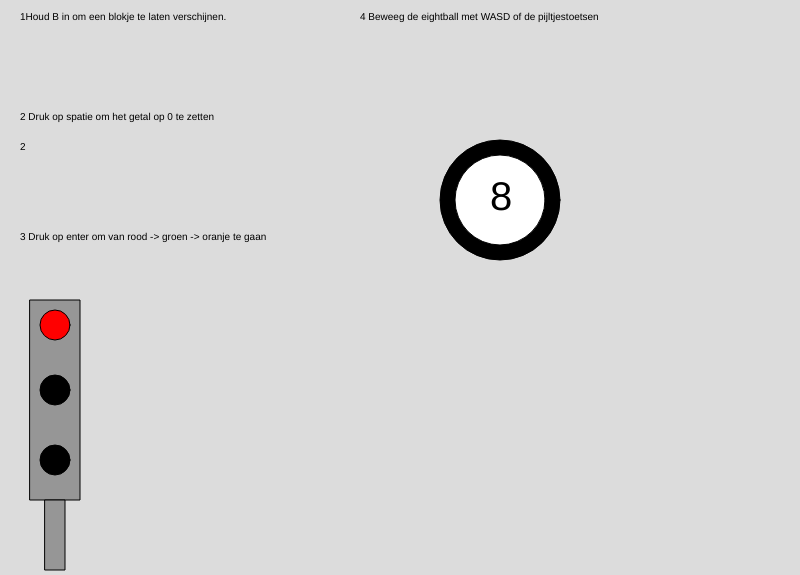
Frame 1 (no input)
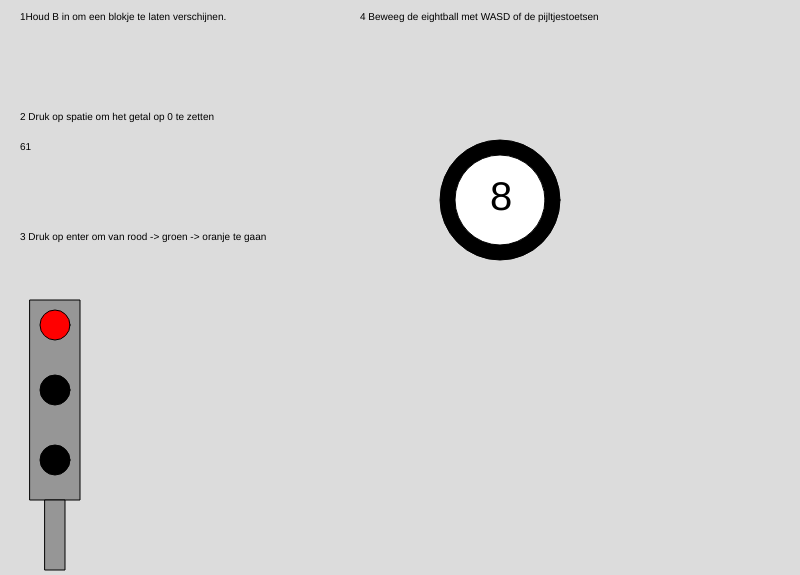
Frame 60 (no input)
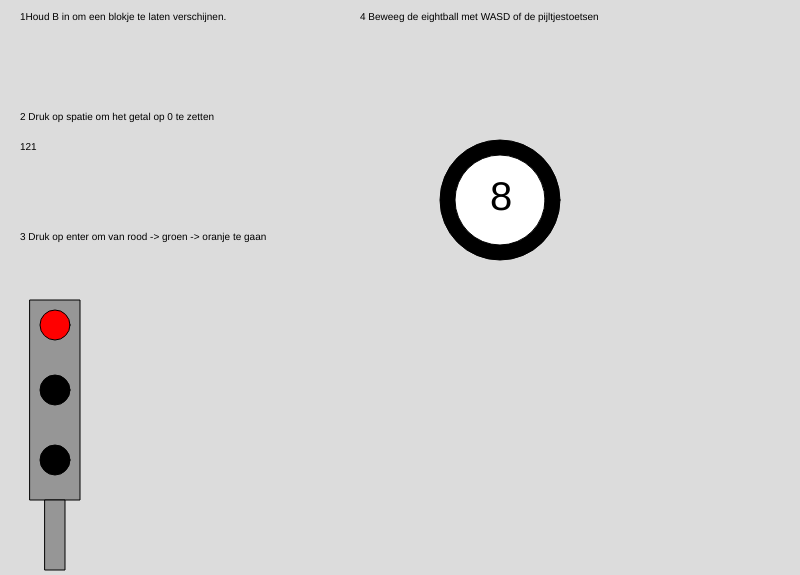
Frame 120 (the mouse pressed at the canvas centre since frame 60)

The p5.js sketch that drew these frames (run headless with seeded random() and noise() and a simulated clock; from frame 60 on, the mouse is pressed at the canvas centre):

// p5.js sketch
// ── sketch.js
/// variabl opdr2
let teller = 1
// vari opdr 3
let trafficlight = 0;
let circlelight1 = 'red';
let circlelight2 = 'black';
let circlelight3 = 'black';
// variablen opdr 4
let eightballXPositie = 500;
let eightballYPosition = 200;

function setup() {
  createCanvas(800, 575);
}

function draw() {
  background(220);
  fill(0, 0, 0);
  textSize(10)
  text("1Houd B in om een blokje te laten verschijnen.", 20, 20);
  text("2 Druk op spatie om het getal op 0 te zetten", 20, 120);
  text("3 Druk op enter om van rood -> groen -> oranje te gaan", 20, 240);
  text("4 Beweeg de eightball met WASD of de pijltjestoetsen", 360, 20);
  // opdracht 2
  //teller
  teller += 1
  if (keyIsDown(32)) {
    teller = 0

  }

  if (teller == 500) {
    teller = 0
  }
  // opdracht 1
  //kubus
  fill(255, 255, 255);
  if (keyIsDown(66)) {
    rect(20, 50, 60, 60);
  }
  //opdracht 3
  //stoplicht
  fill(0, 0, 0);
  text(teller, 20, 150);
  fill(150, 150, 150);
  rect(30, 300, 50, 200);
  rect(45, 500, 20, 70);
  //lichten
  fill(circlelight1);
  circle(55, 325, 30, 20);
  fill(circlelight2);
  circle(55, 390, 30, 20);
  fill(circlelight3);
  circle(55, 460, 30, 20);

  //opdracht4
  // 8 ball
  fill(0, 0, 0);
  circle(eightballXPositie, eightballYPosition, 120);
  fill(255, 255, 255);
  circle(eightballXPositie, eightballYPosition, 90)
  fill(0, 0, 0);
  textSize(40)
  text("8", eightballXPositie - 10, eightballYPosition + 10);

}

function keyPressed() {
  //console.log(keyCode);

  // We drukken op enter
  if (keyCode == ENTER) {
    trafficlight = trafficlight + 1;

    if (trafficlight > 2) {
      trafficlight = 0;
    }

    // Regel de kleuren van het verkeerslicht
    if (trafficlight == 0) {
      circlelight1 = "red";
      circlelight2 = "black";
      circlelight3 = "black";
    }
    if (trafficlight == 1) {
      circlelight1 = "black"
      circlelight2 = "black"
      circlelight3 = "green"
    }
    if (trafficlight == 2) {
      circlelight1 = "black"
      circlelight2 = "orange"
      circlelight3 = "black"
    }

    console.log(trafficlight);

  }

  // We drukken op A, dus we gaan naar links
  if (keyCode == 65 || keyCode == 37) {
    eightballXPositie = eightballXPositie - 10;
  }
  else if (keyCode == 68 || keyCode == 39) {
    eightballXPositie = eightballXPositie + 10;
  }
  else if (keyCode == 87|| keyCode == 38) {
    eightballYPosition = eightballYPosition - 10;
  }
  else if (keyCode == 83|| keyCode == 40) {
    eightballYPosition = eightballYPosition + 10;
  }
}
